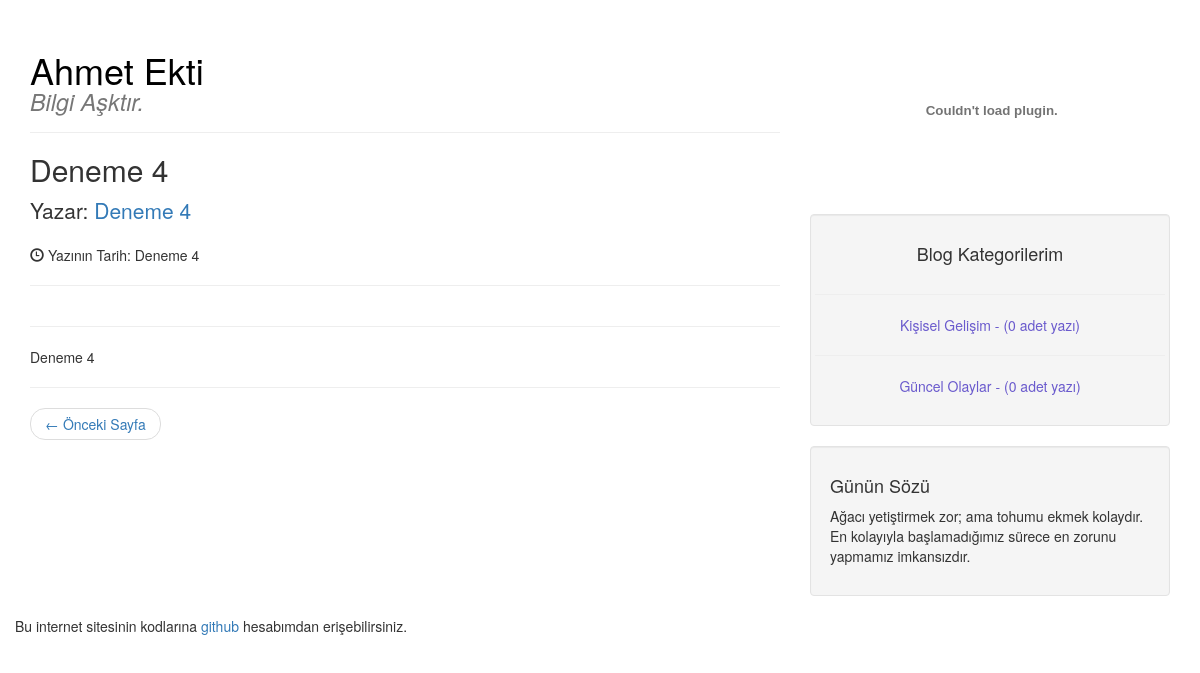
Page /oku.php?yazi=12 on the committed database.
### tables this page shows
CREATE TABLE `yazilar` (
  `baslik` text NOT NULL,
  `yazar` text NOT NULL,
  `tarih` text NOT NULL,
  `icerik` text NOT NULL,
  `gorsel` text NOT NULL,
  `kisa_icerik` text NOT NULL,
  `id` int(11) NOT NULL,
  `kategoriAdi` text NOT NULL
);

CREATE TABLE `kategoriler` (
  `kategoriAdi` text NOT NULL,
  `icerikSayisi` int(11) NOT NULL,
  `id` int(11) NOT NULL
);

CREATE TABLE `gununSozu` (
  `gununSozu` text NOT NULL
);

### islemler/guvenlik.php (called while the page is built, shortened)
<?php
$gelen_id=$_GET['yazi'];
if($_SERVER['SCRIPT_NAME'] == "/oku.php")
{
    if (ctype_digit ($gelen_id))
    {
        foreach ($yazilar as $yazi)
        {
            if($gelen_id == $yazi["id"])
            {
                $okunacakYazi = $db->query("SELECT * FROM yazilar where id='$gelen_id'");
                $okunacakYazi = $okunacakYazi ->fetch(PDO::FETCH_ASSOC);
            }
        }
    }
    else
    {
        echo "<meta http-equiv=\"refresh\" content=\"0;URL=http://ahmet.xyz\">";
        exit();
    }
}
$kategoriler = $db->query('SELECT * FROM kategoriler');
$yazilar = $db->query('SELECT * FROM yazilar');
?>

### islemler/baglan.php (called while the page is built)
<?php
try {
    $db = new PDO("mysql:host=localhost;dbname=veritabani", "id", "sifre");
    $db->exec("SET NAMES 'utf8'; SET CHARSET 'utf8'");
    include "ana.php";
    include "guvenlik.php";
} catch ( PDOException $e )
{
    print $e->getMessage();
}
?>

### islemler/ana.php (called while the page is built, shortened)
<?php
$yazilar = $db->query('SELECT * FROM yazilar');
$gununSozu = $db->query('SELECT * FROM gununSozu');
?>

### kontroller/okuma/anasayfa.php (the view, shortened to what this page needs)
<?
echo "<form method=\"post\" action='oku.php'>";
echo "<h2>";
echo $okunacakYazi['baslik'];
echo "</h2>";
echo "<p class=\"lead\">";
echo "Yazar: <a href='https://www.linkedin.com/in/ahmetekti' target='_blank'>".$okunacakYazi["yazar"]."</a>";
echo "</p>";
echo "<p><span class=\"glyphicon glyphicon-time\"></span> Yazının Tarih: ".$okunacakYazi["tarih"]."</p>";
echo "<hr>";
echo "<hr>";
echo "<p>".$okunacakYazi["icerik"]."</p>";
echo "<hr>";
echo "</form>";
?>
<ul class="pager">
    <li class="previous">
       <?
        foreach ($yazilar as $yazi)
        {
            if($gelen_id-1  == $yazi["id"])
            {
                echo " <a href=\"oku.php?yazi=";
                echo $okunacakYazi['id']-1;
                echo "\">&larr; Önceki Sayfa</a>";
                echo "    </li>";
            }
        }
        ?>
</ul>

### kontroller/anasayfa/kategori.php
<?
foreach ($kategoriler as $kategori)
{
    echo "<hr>";
    echo"<li class='show' style='text-align: center;'><a style='color: slateblue' href='kategoriler.php?id=".$kategori["kategoriAdi"]."'>".$kategori["kategoriAdi"].' - ('.$kategori["icerikSayisi"].' adet yazı)'."</a></li>";
}
?>

### kontroller/anasayfa/gununSozu.php
<?
foreach ($gununSozu as $soz)
{
    echo $soz["gununSozu"];
}
?>

### css/blog-home.css (style rules this page uses)
body { padding-top: 10px; }

### rows in the picture
yazilar: baslik "Deneme 4", yazar "Deneme 4", tarih "Deneme 4", icerik "Deneme 4"
kategoriler: kategoriAdi "Kişisel Gelişim", icerikSayisi "0"
kategoriler: kategoriAdi "Güncel Olaylar", icerikSayisi "0"
gununsozu: gununSozu "Ağacı yetiştirmek zor; ama tohumu ekmek kolaydır. En kolayıyla başlamadığımız sürece en zorunu yapmamız imkansızdır."
